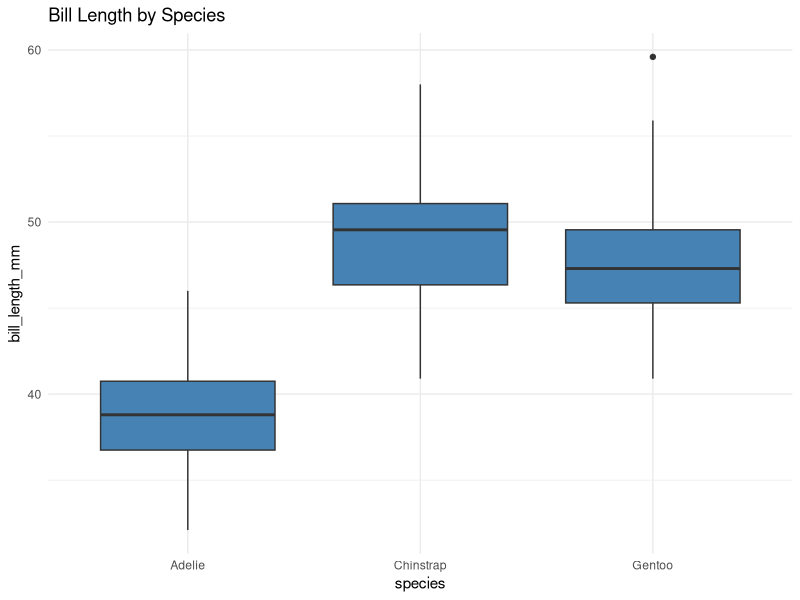
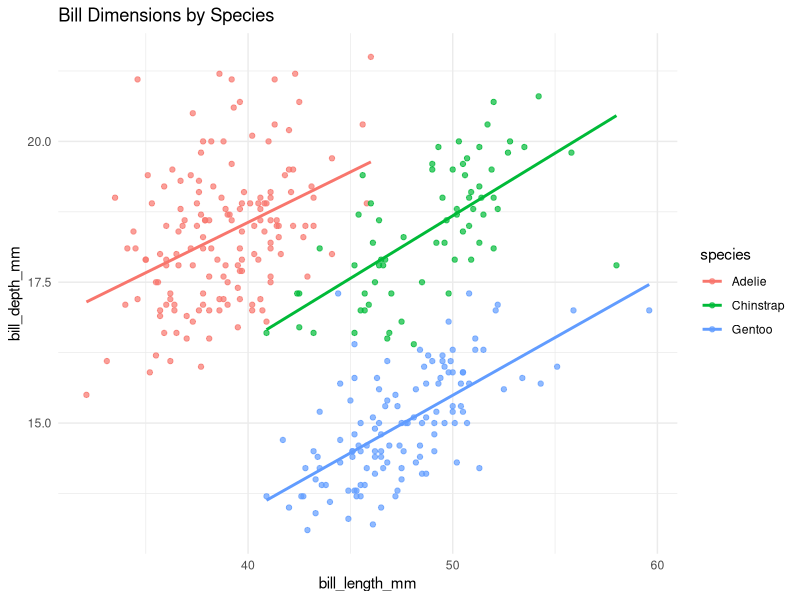

The R script that drew these images, in order: (Note: this script raises an error after producing the figures.)
## ---- chunk 1
#| code-line-numbers: "|1-2|4|5-7|8"
library(tidyverse)
library(palmerpenguins)

penguins |>
  filter(!is.na(bill_length_mm)) |>
  group_by(species) |>
  summarise(mean_bill = mean(bill_length_mm)) |>
  arrange(desc(mean_bill))
## ---- chunk 2
penguins |>                                      # <1>
  filter(!is.na(bill_length_mm)) |>              # <2>
  group_by(species) |>                           # <3>
  summarise(mean_bill = mean(bill_length_mm))    # <4>
## ---- chunk 3
#| code-line-numbers: "|1|2|3-5"
ggplot(penguins, aes(x = species, y = bill_length_mm)) +
  geom_boxplot(fill = "steelblue") +             # <1>
  theme_minimal() +                              # <2>
  labs(                                          # <3>
    title = "Bill Length by Species"             # <3>
  )
## ---- chunk 4
data_summary <- penguins |>                      # <1>
  filter(!is.na(body_mass_g)) |>                 # <2>
  group_by(species, sex) |>                      # <3>
  summarise(                                     # <4>
    mean_mass = mean(body_mass_g),               # <4>
    sd_mass = sd(body_mass_g),                   # <4>
    n = n(),                                     # <4>
    .groups = "drop"                             # <5>
  )
## ---- chunk 5
ggplot(penguins,                                 # <1>
       aes(x = bill_length_mm,                   # <2>
           y = bill_depth_mm,                    # <2>
           colour = species)) +                  # <2>
  geom_point(alpha = 0.7) +                      # <3>
  geom_smooth(method = "lm", se = FALSE) +       # <4>
  theme_minimal() +                              # <5>
  labs(title = "Bill Dimensions by Species")     # <6>
## ---- chunk 6
aggregate(                    # <1>
  score ~ group,              # <2>
  data = mydata,              # <3>
  FUN = mean                  # <4>
)
## ---- chunk 7
mydata |>                     # <1>
  group_by(group) |>          # <2>
  summarise(                  # <3>
    mean = mean(score)        # <4>
  )
## ---- chunk 8
#| code-line-numbers: "3"
penguins |>
  group_by(species) |>
  summarise(mean = mean(bill_length_mm, na.rm = TRUE)) |>
  arrange(desc(mean))
## ---- chunk 9
#| code-line-numbers: "|1,5|2-4"
ggplot(penguins, aes(x = species, y = bill_length_mm)) +
  geom_boxplot(fill = "steelblue") +
  theme_minimal() +
  labs(title = "Bill Length by Species") +
  coord_flip()
